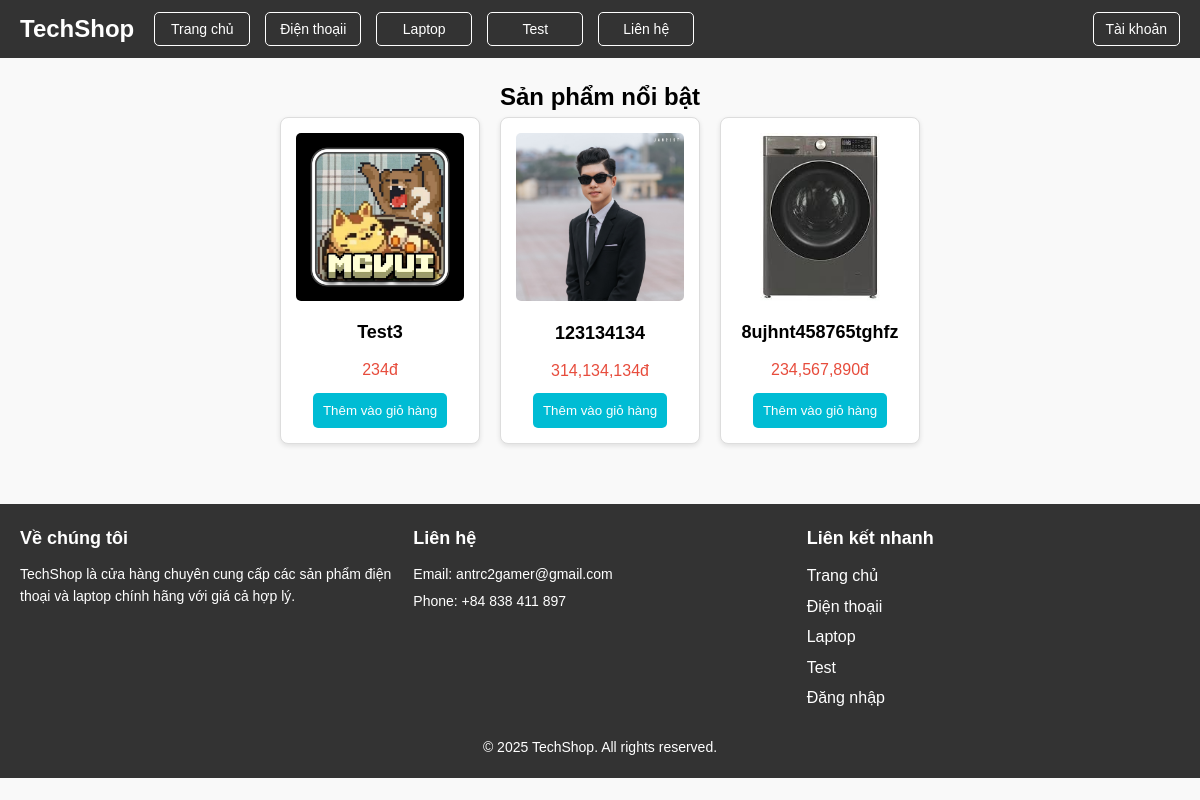
The app's page /?act=category&id=2 with its own data.
### tables this page shows
CREATE TABLE `category` (
  `category_id` int NOT NULL,
  `category_name` varchar(255) NOT NULL,
  `category_status` int NOT NULL DEFAULT '1'
);

CREATE TABLE `product` (
  `product_id` int NOT NULL,
  `product_name` varchar(255) NOT NULL,
  `product_price` int NOT NULL,
  `product_image` varchar(255) NOT NULL,
  `product_detail` varchar(255) NOT NULL,
  `product_amount` int NOT NULL,
  `product_status` int NOT NULL DEFAULT '1',
  `product_cate_id` int NOT NULL
);

### app/Controllers/PageController.php (called while the page is built, shortened)
<?php
    class PageController extends PageModel{
        private $product;
        public function __construct()
        {
            $this->product = new ProductModel();
        }
        public function category($id){
            $products = $this->product->getAllProductByCategoryId([$id]);
            require_once __DIR__ . "/../../resources/views/user/page/home.php";
        }
    }
?>

### app/Models/Model.php (called while the page is built, shortened)
<?php
class Model{
    private $pdo;
    private $sql;
    public function __construct(){
        $this->pdo = $this->getConnection();
     }
    private function getConnection(){
        try{
            $connection = new PDO("mysql:host={$_ENV['DB_HOST']};
            dbname={$_ENV['DB_NAME']}",
            $_ENV['DB_USER'],
            $_ENV['DB_PASSWORD'], [
                PDO::ATTR_ERRMODE => PDO::ERRMODE_EXCEPTION,
                PDO::MYSQL_ATTR_INIT_COMMAND => "SET NAMES 'utf8'"
            ]);
            return $connection;
        }catch(PDOException $ex){
            throw new PDOException("Kết nối lỗi".$ex->getMessage());
        }
    }
    protected function setSQL($sql){
        $this->sql = $sql;
    }
    protected function execute($options = []){
        try{
            $this->sta = $this->pdo->prepare($this->sql);
            if(!empty($options)){
                foreach($options as $key => $value){
                    $this->sta->bindValue($key+ 1, $value);
                }
            }
            $this->sta->execute();
            return $this->sta;
        }catch(PDOException $ex){
            throw new PDOException("Thực thi lỗi".$ex->getMessage());
        }
    }
    protected function executeQuery($options = [], $fetchMode = self::FETCH_ALL){
        $result = $this->execute($options);
        return $fetchMode === self::FETCH_FIRST
        ?  $result->fetch(PDO::FETCH_OBJ)
        :  $result->fetchAll(PDO::FETCH_OBJ);
    }
    protected function all($options = []){
        return $this->executeQuery($options, self::FETCH_ALL);
    }
    public function __destruct(){
        $this->pdo = null;
    }
}
?>

### app/Models/CategoryModel.php (called while the page is built, shortened)
<?php
    class CategoryModel extends Model implements CRUDModel{
        protected $table = "category";
        private $connection;
        public function __construct(){
            $this->connection = new Model();
        }
        public function getAll(){
            $sql = "SELECT * FROM {$this->table}";
            $this->connection->setSQL($sql);
            return $this->connection->all();
        }
    }
?>

### app/Models/ProductModel.php (called while the page is built, shortened)
<?php
    class ProductModel extends Model implements CRUDModel{
        protected $table = "product";
        private $connection;
        public function __construct()
        {
            $this->connection = new Model();
        }
        public function getAllProductByCategoryId($options){
            $sql = "SELECT * FROM {$this->table} WHERE product_cate_id = ? ORDER BY product_id";
            $this->connection->setSQL($sql);
            return $this->connection->executeQuery($options);
        }
    }
?>

### resources/views/user/page/home.php (the view, shortened to what this page needs)
<!DOCTYPE html>
<html lang="vi">
<head>
    <?php require_once "resources/views/user/component/head.php" ?>
    <link rel="stylesheet" href="resources/css/user/home.css">
</head>
<body>
    <?php require_once "resources/views/user/component/header.php" ?>
    <main>
        <section class="product-list">
            <h2>Sản phẩm nổi bật</h2>
            <div class="products">
                <?php foreach ($products as $product): ?>
                    <?php if ($product->product_status == 1): ?>
                    <div class="product">
                        <img src="resources/img/<?= $product->product_image ?>" alt="iPhone 14 Pro">
                        <h3><?= $product->product_name ?></h3>
                        <p class="price"><?= number_format($product->product_price) ?>đ</p>
                        <button class="add-to-cart">Thêm vào giỏ hàng</button>
                    </div>
                <?php endif ?>
                <?php endforeach ?>
            </div>
        </section>
    </main>
    <?php require_once "resources/views/user/component/footer.php" ?>
</body>
</html>

### index.php (shortened to what this page needs)
<?php
$category = new CategoryController();
$product = new ProductController();
$page = new PageController();
$order = new OrderController();
$act = $_GET['act'] ?? "/";
if($act == "list-category"){
    $category->listCategory();
} elseif ($act == "list-product"){
    $product->listProduct();
} elseif ($act == 'add-product'){
    $product->addProduct();
} elseif ($act == "update-product"){
    $product->updateProduct($_GET['id']);
} elseif ($act == "delete-product"){
    $product->deleteProduct($_GET['id']);
} elseif ($act == "undo-product"){
    $product->undoProduct($_GET['id']);
} elseif ($act == "add-category"){
    $category->addCategory();
} elseif ($act == "update-category"){
    $category->updateCategory($_GET['id']);
} elseif ($act == "delete-category"){
    $category->deleteCategory($_GET['id']);
} elseif ($act == "undo-category"){
    $category->undoCategory($_GET['id']);
} elseif ($act == "/"){
    $page->home();
}  elseif ($act == "category"){
    $page->category($_GET['id']);
} elseif ($act == "contact"){
    $page->contact();
} elseif ($act == "list-order"){
    $order->listOrder();
} elseif ($act == "detail-order"){
    $order->detailOrder($_GET['id']);
} elseif ($act == 'dashboard'){
    $page->dashboard();
}
?>

### resources/views/user/component/head.php (shortened to what this page needs)
<link rel="stylesheet" href="resources/css/user/footer.css">
<link rel="stylesheet" href="resources/css/user/header.css">

### resources/views/user/component/header.php (shortened to what this page needs)
<?php
    $categoryModel = new CategoryModel;
    $categories =  $categoryModel->getAll();
?>
<header>
    <nav class="navbar">
        <div class="navbar-left">
            <a href="/" class="logo">TechShop</a>
            <ul class="nav-links">
                <li><a href="?act=/"><button>Trang chủ</button></a></li>
                <?php foreach ($categories as $category): ?>
                    <?php if ($category->category_status ==1): ?>
                <li><a href="?act=category&id=<?= $category->category_id ?>"><button><?=$category->category_name?></button></a></li>
                        <?php endif ?>
                <?php endforeach ?>
                <li><a href="?act=contact"><button>Liên hệ</button></a></li>
            </ul>
        </div>
        <div class="navbar-right">
            <div class="account-menu">
                <button class="account-btn">Tài khoản</button>
            </div>
        </div>
    </nav>
</header>

### resources/views/user/component/footer.php
<footer>
        <div class="footer-content">
            <div class="footer-section">
                <h4>Về chúng tôi</h4>
                <p>TechShop là cửa hàng chuyên cung cấp các sản phẩm điện thoại và laptop chính hãng với giá cả hợp lý.</p>
            </div>
            <div class="footer-section">
                <h4>Liên hệ</h4>
                <p>Email: antrc2gamer@gmail.com</p>
                <p>Phone: +84 838 411 897</p>
            </div>
            <div class="footer-section">
                <h4>Liên kết nhanh</h4>
                <ul>
                    <li><a href="?act=/">Trang chủ</a></li>
                    <?php foreach ($categories as $category): ?>
                        <?php if ($category->category_status ==1): ?>
                            <li><a href="?act=category&id=<?= $category->category_id ?>"><?=$category->category_name?></a></li>
                        <?php endif ?>
                    <?php endforeach ?>
                    <li><a href="?act=login">Đăng nhập</a></li>
                </ul>
            </div>
        </div>
        <div class="footer-bottom">
            <p>&copy; 2025 TechShop. All rights reserved.</p>
        </div>
    </footer>

### resources/css/user/footer.css (style rules this page uses)
footer { background-color: #333; color: #fff; padding: 20px; }
.footer-content { display: flex; justify-content: space-between; flex-wrap: wrap; gap: 20px; }
.footer-section { flex: 1; min-width: 200px; }
.footer-section h4 { margin-bottom: 10px; font-size: 18px; }
.footer-section p { font-size: 14px; margin-bottom: 5px; }
.footer-section ul { list-style: none; }
.footer-section ul li { margin-bottom: 5px; }
.footer-section ul li a { color: #fff; text-decoration: none; transition: color 0.3s ease; }
.footer-bottom { margin-top: 20px; text-align: center; font-size: 14px; }

### resources/css/user/header.css (style rules this page uses)
header { background-color: #333; color: #fff; padding: 10px 20px; }
.navbar { display: flex; justify-content: space-between; align-items: center; }
.navbar-left { display: flex; align-items: center; }
.logo { font-size: 24px; font-weight: bold; color: #fff; text-decoration: none; margin-right: 20px; }
.nav-links { list-style: none; display: flex; align-items: center; gap: 15px; }
.nav-links li { position: relative; }
.nav-links a button { background-color: transparent; border: 1px solid #fff; color: #fff; width: 6rem; padding: 8px 12px; font-size: 14px; cursor: pointer; transition: all 0.5s ease; border-radius: 5px; }
.navbar-right { position: relative; }
.account-btn { background-color: transparent; border: 1px solid #fff; color: #fff; font-size: 14px; padding: 8px 12px; cursor: pointer; transition: all 0.5s ease; border-radius: 5px; }

### resources/css/user/home.css (style rules this page uses)
main { padding: 20px; }
.product-list { text-align: center; margin-bottom: 40px; }
.products { display: flex; justify-content: center; flex-wrap: wrap; gap: 20px; }
.product { background-color: #fff; border: 1px solid #ddd; border-radius: 8px; padding: 15px; width: 200px; text-align: center; box-shadow: 0 2px 5px rgba(0, 0, 0, 0.1); }
.product img { max-width: 100%; height: auto; border-radius: 5px; }
.product h3 { font-size: 18px; margin: 10px 0; }
.product .price { font-size: 16px; color: #e74c3c; margin-bottom: 10px; }
.add-to-cart { background-color: #00bcd4; color: #fff; border: none; padding: 10px; border-radius: 5px; cursor: pointer; transition: background-color 0.3s ease; }

### resources/views/user/component/head.php (style rules this page uses)
* { margin: 0; padding: 0; box-sizing: border-box; }
body { font-family: Arial, sans-serif; line-height: 1.6; background-color: #f9f9f9; }

### records on screen
category: category_name "Điện thoạii"
category: category_name "Laptop"
category: category_name "Test"
product: product_image (picture), product_name "Test3", product_price "234"
product: product_image (picture), product_name "123134134", product_price "314,134,134"
product: product_image (picture), product_name "8ujhnt458765tghfz", product_price "234,567,890"
